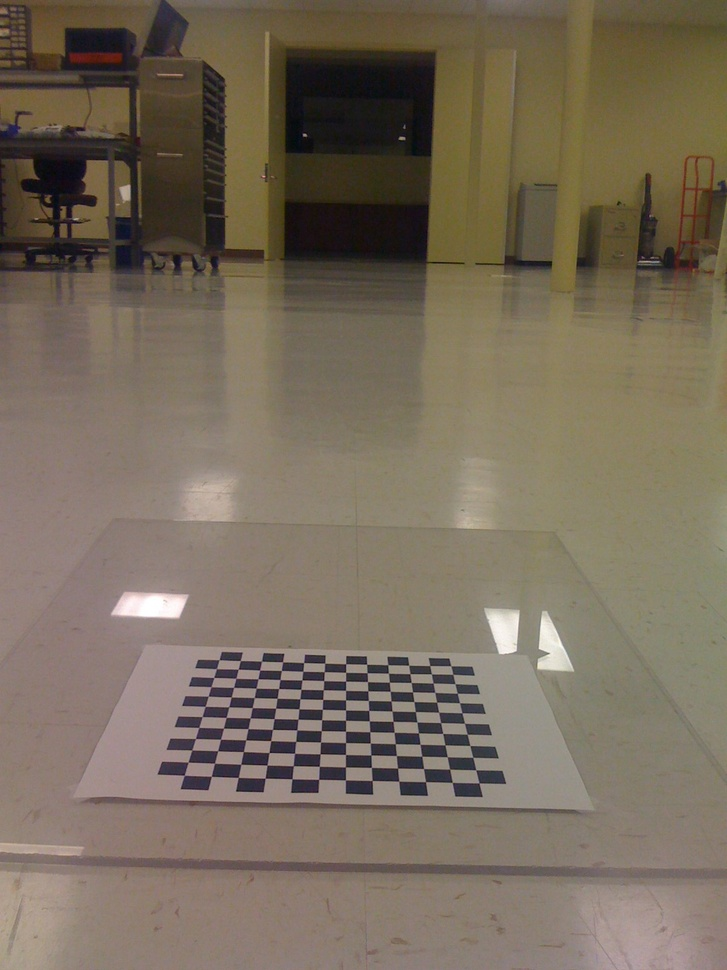
//> input picture Learning.OpenCV/birdseye/IMG_0214.jpg, 727 x 970 px, shrunk from 1200 x 1600 before the run
$ ./otsu ../../../../Learning.OpenCV/birdseye/IMG_0214.jpg   (built with g++ and OpenCV 4)
//> lines starting //> are read from the running program, lines starting //| are printed output that depends on the picture; after the words box and inside, x2 and y2 are one past the last pixel; in counts of white or black regions, pixels touching at a corner belong together
#include<iostream>
using namespace std;
#include<opencv2/core/core.hpp>
#include<opencv2/highgui/highgui.hpp>
#include<opencv2/imgproc/imgproc.hpp>
using namespace cv;
//计算灰度直方图
Mat calcGrayHist(const Mat & image)
{
	//存储 256 个灰度级的像素数
	Mat histogram = Mat::zeros(Size(256, 1), CV_32SC1);
	int rows = image.rows;
	int cols = image.cols;
	for (int r = 0; r < rows; r++)
	{
		for (int c = 0; c < cols; c++)
		{
			int index = int( image.at<uchar>(r, c));
			histogram.at<int>(0, index) += 1;
		}
	}
	return histogram;
}
//Otsu 阈值处理：得到阈值处理后的二值图 OtsuThreshImage，并返回分割阈值
int otsu(const Mat & image, Mat &OtsuThreshImage)
{
	//计算灰度直方图
	Mat histogram = calcGrayHist(image);
	//归一化灰度直方图
	Mat normHist;
	histogram.convertTo(normHist, CV_32FC1, 1.0 / (image.rows*image.cols), 0.0);
	//计算累加直方图(零阶累加矩)和一阶累加矩
	Mat zeroCumuMoment = Mat::zeros(Size(256, 1), CV_32FC1);
	Mat oneCumuMoment = Mat::zeros(Size(256, 1), CV_32FC1);
	for (int i = 0; i < 256; i++)
	{
		if (i == 0)
		{
			zeroCumuMoment.at<float>(0, i) = normHist.at<float>(0, i);
			oneCumuMoment.at<float>(0, i) = i*normHist.at<float>(0, i);
		}
		else
		{
			zeroCumuMoment.at<float>(0, i) = zeroCumuMoment.at<float>(0, i-1)+ normHist.at<float>(0, i);
			oneCumuMoment.at<float>(0, i) = oneCumuMoment.at<float>(0,i-1) + i*normHist.at<float>(0, i);
		}
	}
	//计算类间方差
	Mat variance = Mat::zeros(Size(256, 1), CV_32FC1);
	//总平均值
	float mean = oneCumuMoment.at<float>(0, 255);
	for (int i = 0; i < 255; i++)
	{
		if (zeroCumuMoment.at<float>(0, i) == 0 || zeroCumuMoment.at<float>(0, i) == 1)
			variance.at<float>(0, i) = 0;
		else
		{
			float cofficient = zeroCumuMoment.at<float>(0, i)*(1.0 - zeroCumuMoment.at<float>(0, i));
			variance.at<float>(0, i) = pow(mean*zeroCumuMoment.at<float>(0, i) - oneCumuMoment.at<float>(0, i), 2.0) / cofficient;
		}
	}
	//找到阈值
	Point maxLoc;
	minMaxLoc(variance, NULL, NULL, NULL, &maxLoc);
	int otsuThresh = maxLoc.x;
	//阈值处理
	threshold(image, OtsuThreshImage, otsuThresh, 255, THRESH_BINARY);
	return otsuThresh;
}
//主函数
int main(int argc, char*argv[])
{
	//输入灰度图矩阵
	Mat image = imread(argv[1], CV_LOAD_IMAGE_GRAYSCALE);
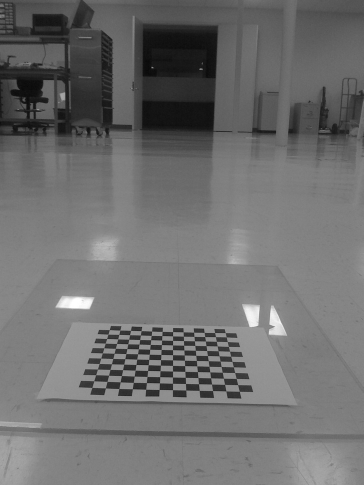
//> image: 970 rows x 727 cols, CV_8UC1 (shown at 1/2 size); min 2, max 255, mean 109.9
	if (!image.data)
	{
		cout << "没有图片" << endl;
		return -1;
	}
	//Otsu 阈值分割
	Mat otsuThreshImage;
	int thresh=0;
	thresh = otsu(image, otsuThreshImage);
//> after the loop in calcGrayHist, `for (int r = 0; r < rows; r++)`: histogram = 256 values, max 34014 at index 128, min 0 at index 0, mean 2754.6
//> in otsu, `histogram.convertTo(normHist, CV_32FC1, 1.0 / (image.rows*image.cols),..`: normHist = 256 values, max 0.0482 at index 128, min 0 at index 0, mean 0.00391
//> after the loop in otsu, `for (int i = 0; i < 256; i++)`: zeroCumuMoment = 256 values from 0 to 1; oneCumuMoment = 256 values from 0 to 109.9
//> in otsu, `float mean = oneCumuMoment.at<float>(0, 255);`: mean = 109.9
//> the loop in otsu, `for (int i = 0; i < 255; i++)` made 255 passes
//> cofficient on passes 3 to 10: 1.42e-06, 1.42e-06, 1.42e-06, 2.84e-06, 2.84e-06, 4.25e-06, 2.13e-05, 4.54e-05
//> after the loop in otsu, `for (int i = 0; i < 255; i++)`: variance = 256 values, max 829.5 at index 89, min 0 at index 0, mean 324.1
//> in otsu, `minMaxLoc(variance, NULL, NULL, NULL, &maxLoc);`: maxLoc = Point(89, 0)
//> in otsu, `int otsuThresh = maxLoc.x;`: otsuThresh = 89
//> in otsu, `threshold(image, OtsuThreshImage, otsuThresh, 255, THRESH_BINARY);`:
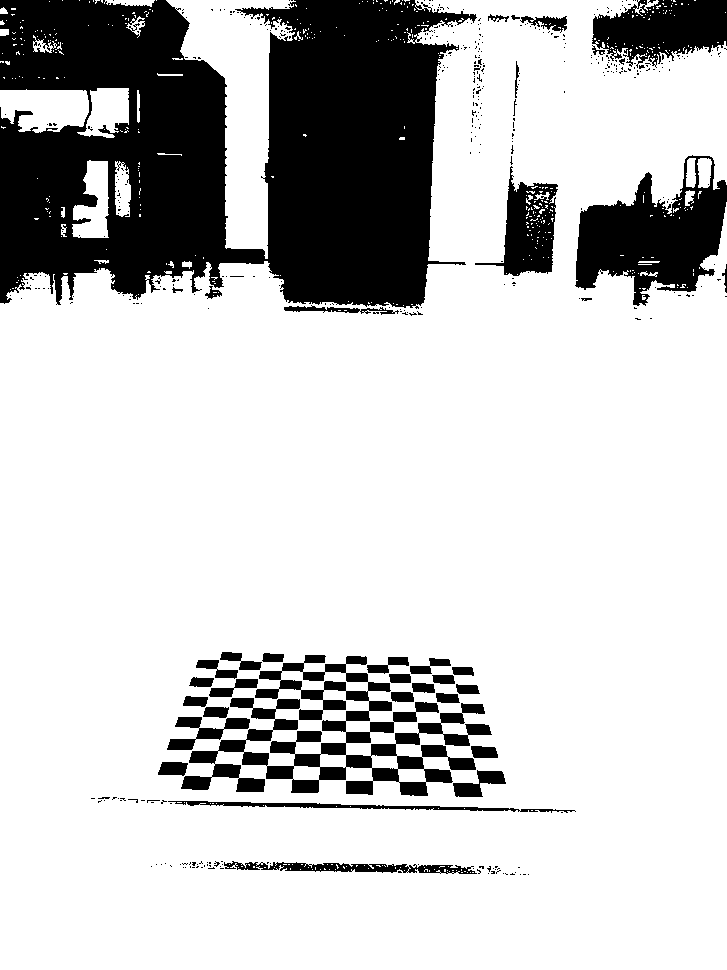
//> OtsuThreshImage: 970 rows x 727 cols, CV_8UC1; 78.7% white; 444 black regions (405 under 20 px), largest, box (x1, y1, x2, y2) and area: (0, 0, 477, 309) 101372, (181, 655, 492, 796) 14474, (575, 155, 727, 306) 12228
//> thresh = 89
	cout << "otsu自动分割的阈值为：" << thresh << endl;
//| otsu自动分割的阈值为：89
	//显示阈值分割的结果
	imshow("Otsu阈值分割", otsuThreshImage);
	imwrite("otsu.jpg", otsuThreshImage);
	waitKey(0);
	return 0;
}

$ run again, on Learning.OpenCV/birdseye/IMG_0217.jpg
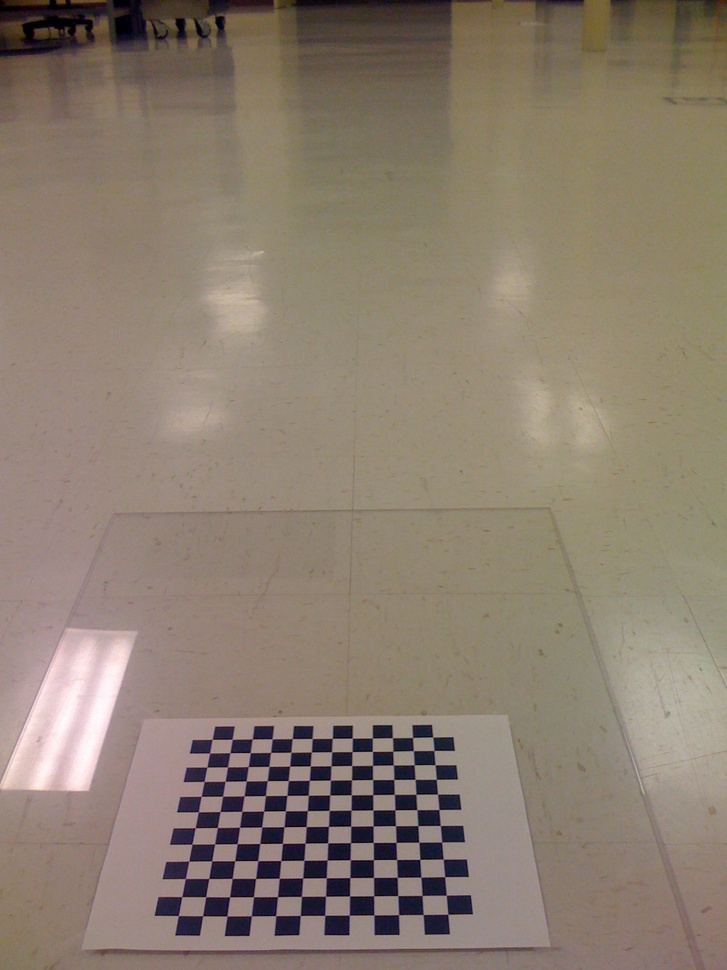
//> input picture Learning.OpenCV/birdseye/IMG_0217.jpg, 727 x 970 px, shrunk from 1200 x 1600 before the run
//> `Mat image = imread(argv[1], CV_LOAD_IMAGE_GRAYSCALE);`:
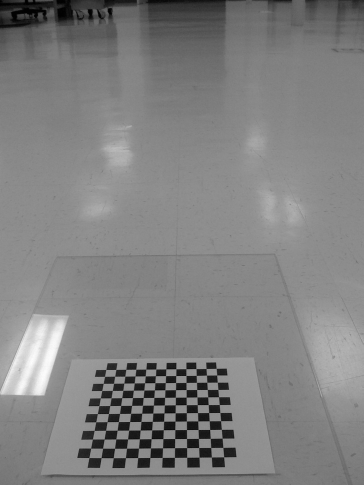
//> image: 970 rows x 727 cols, CV_8UC1 (shown at 1/2 size); min 0, max 253, mean 128.3
//> after the loop in calcGrayHist, `for (int r = 0; r < rows; r++)`: histogram = 256 values, max 32203 at index 141, min 0 at index 254, mean 2754.6
//> normHist = 256 values, max 0.0457 at index 141, min 0 at index 254, mean 0.00391
//> after the loop in otsu, `for (int i = 0; i < 256; i++)`: zeroCumuMoment = 256 values from 0.000233 to 1; oneCumuMoment = 256 values from 0 to 128.3
//> mean = 128.3
//> the loop in otsu, `for (int i = 0; i < 255; i++)` made 255 passes
//> cofficient on passes 1 to 8: 0.000233, 0.000658, 0.00112, 0.00149, 0.00178, 0.00202, 0.0023, 0.00258
//> after the loop in otsu, `for (int i = 0; i < 255; i++)`: variance = 256 values, max 655.4 at index 93, min 0 at index 255, mean 313.2
//> maxLoc = Point(93, 0)
//> otsuThresh = 93
//> in otsu, `threshold(image, OtsuThreshImage, otsuThresh, 255, THRESH_BINARY);`:
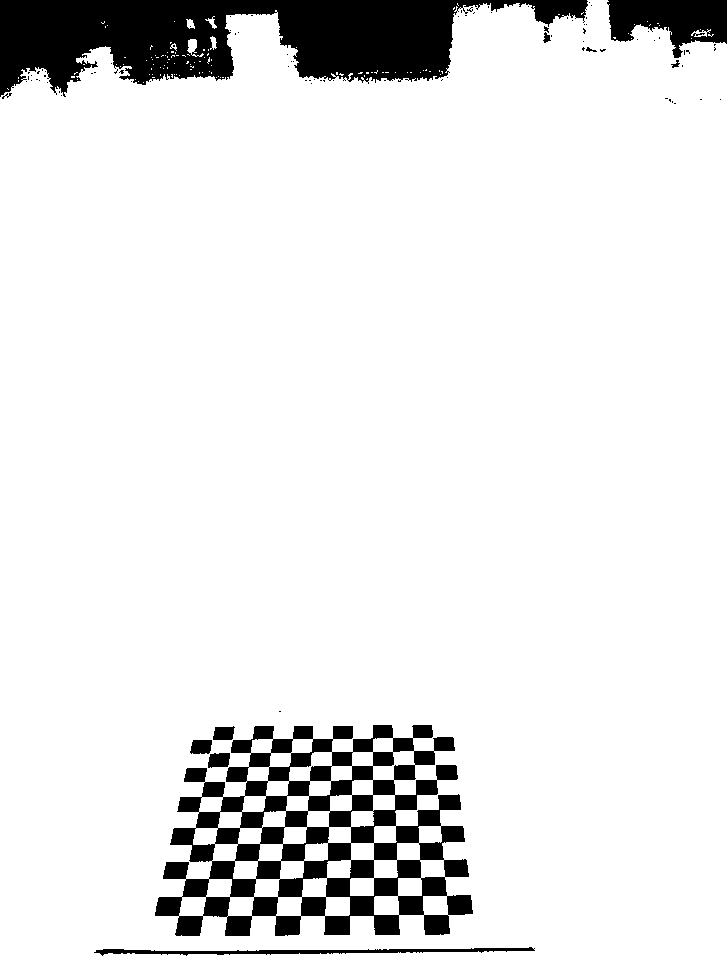
//> OtsuThreshImage: 970 rows x 727 cols, CV_8UC1; 90.3% white; 90 black regions (79 under 20 px), largest, box (x1, y1, x2, y2) and area: (0, 0, 588, 97) 31855, (155, 725, 473, 936) 29503, (607, 0, 727, 58) 4390
//| otsu自动分割的阈值为：93

$ run again, on Learning.OpenCV/birdseye/IMG_0218.jpg
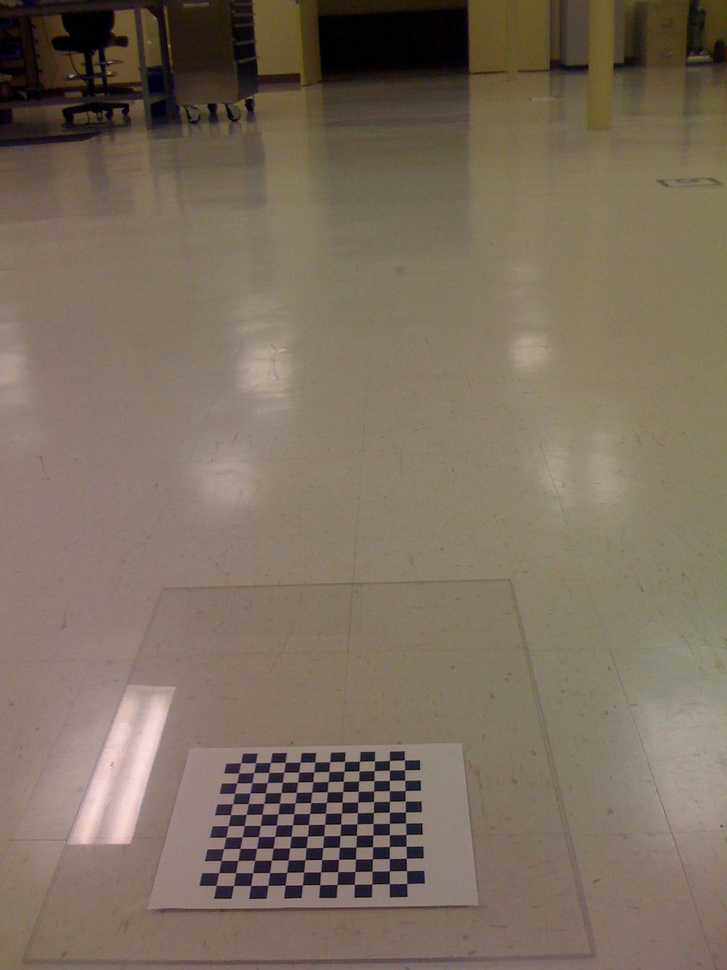
//> input picture Learning.OpenCV/birdseye/IMG_0218.jpg, 727 x 970 px, shrunk from 1200 x 1600 before the run
//> `Mat image = imread(argv[1], CV_LOAD_IMAGE_GRAYSCALE);`:
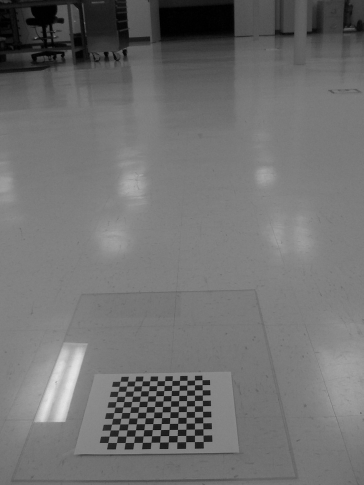
//> image: 970 rows x 727 cols, CV_8UC1 (shown at 1/2 size); min 0, max 234, mean 112.3
//> after the loop in calcGrayHist, `for (int r = 0; r < rows; r++)`: histogram = 256 values, max 34335 at index 128, min 0 at index 235, mean 2754.6
//> normHist = 256 values, max 0.0487 at index 128, min 0 at index 235, mean 0.00391
//> after the loop in otsu, `for (int i = 0; i < 256; i++)`: zeroCumuMoment = 256 values from 0.00281 to 1; oneCumuMoment = 256 values from 0 to 112.3
//> mean = 112.3
//> the loop in otsu, `for (int i = 0; i < 255; i++)` made 255 passes
//> cofficient on passes 1 to 8: 0.0028, 0.00862, 0.0124, 0.0145, 0.0158, 0.0168, 0.0175, 0.0183
//> after the loop in otsu, `for (int i = 0; i < 255; i++)`: variance = 256 values, max 786.6 at index 81, min 0 at index 255, mean 329.7
//> maxLoc = Point(81, 0)
//> otsuThresh = 81
//> in otsu, `threshold(image, OtsuThreshImage, otsuThresh, 255, THRESH_BINARY);`:
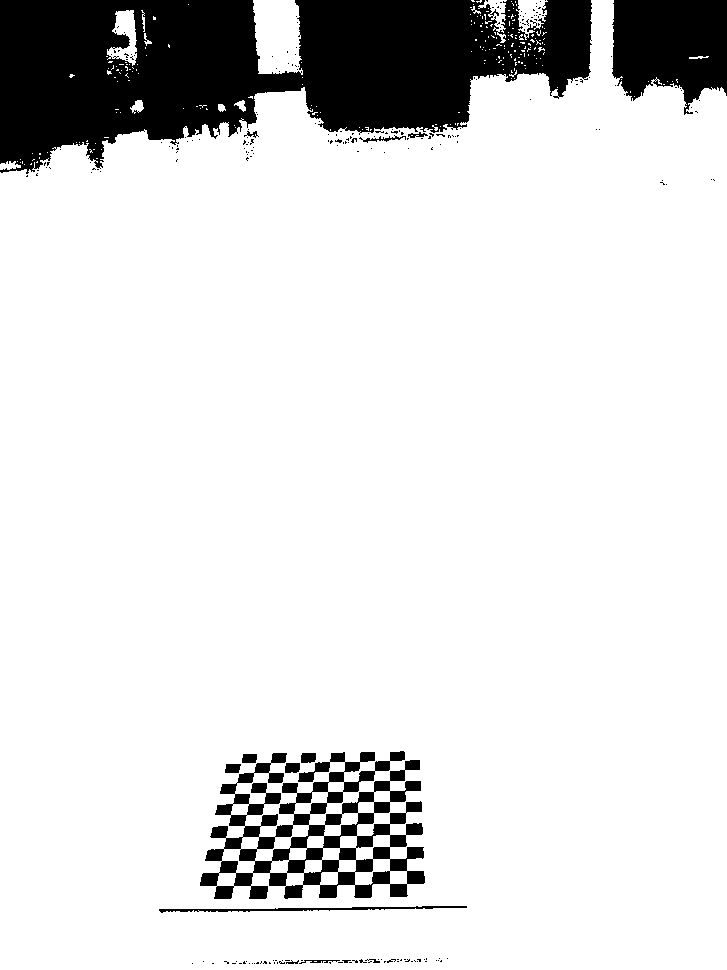
//> OtsuThreshImage: 970 rows x 727 cols, CV_8UC1; 86.9% white; 227 black regions (213 under 20 px), largest, box (x1, y1, x2, y2) and area: (0, 0, 592, 174) 65417, (200, 751, 425, 899) 14314, (612, 0, 727, 115) 10221
//| otsu自动分割的阈值为：81
